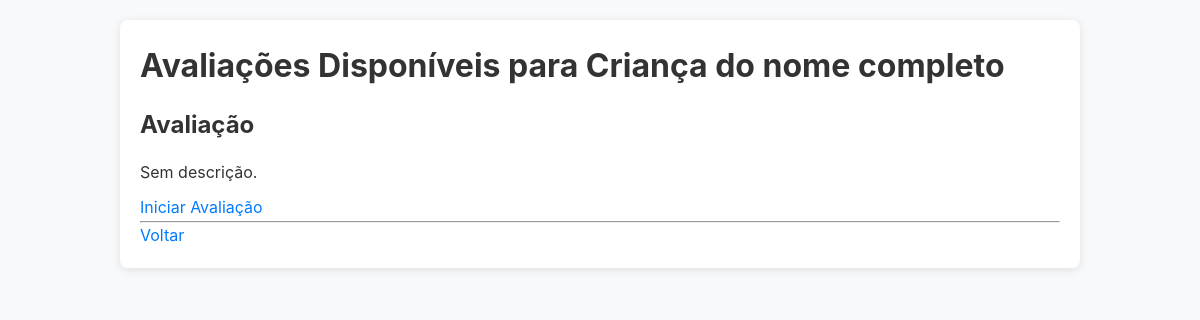
The app's page /assessments/ (signed in), older data.
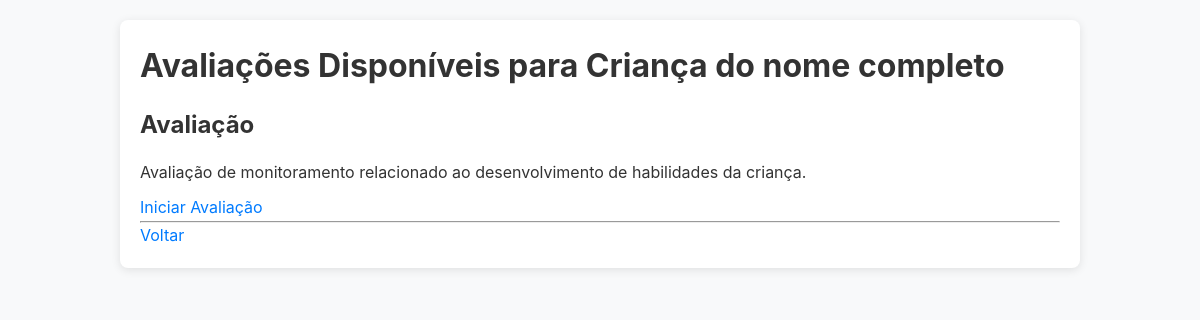
The same page, newer data.
### core/models.py (models this page shows, shortened)
class Assessment(models.Model):
    title = models.CharField(max_length=200, verbose_name="Título")
    description = models.TextField(blank=True, null=True, verbose_name="Descrição")

### core/views.py (the view)
    def _wrapped_view(request, *args, **kwargs):
        if 'selected_profile_id' not in request.session:
            return redirect('profile_select')
        return view_func(request, *args, **kwargs)

### core/views.py (called while the page is built)
def profile_required(view_func):
    def _wrapped_view(request, *args, **kwargs):
        if 'selected_profile_id' not in request.session:
            return redirect('profile_select')
        return view_func(request, *args, **kwargs)
    return _wrapped_view

@login_required
@profile_required
def assessment_list(request):
    assessments = Assessment.objects.all()
    profile = Profile.objects.get(id=request.session['selected_profile_id'])
    return render(request, 'core/assessment_list.html', {'assessments': assessments, 'profile': profile})

### core/templates/core/assessment_list.html
{% extends "core/base.html" %}
{% block content %}
  <h1>Avaliações Disponíveis para {{ profile.name }}</h1>
  {% for assessment in assessments %}
    <div>
      <h2>{{ assessment.title }}</h2>
      <p>{{ assessment.description|default:"Sem descrição." }}</p>
      <a href="{% url 'take_assessment' assessment.id %}">Iniciar Avaliação</a>
    </div>
    <hr>
  {% empty %}
    <p>Nenhuma avaliação disponível no momento.</p>
  {% endfor %}
  <a href="{% url 'home' %}">Voltar</a>
{% endblock %}

Row changes from the older to the newer data that the page shows:
changed Assessment "Avaliação": description "Sem descrição." → "Avaliação de monitoramento relacionado ao desenvolvimento de habilidades da criança."
